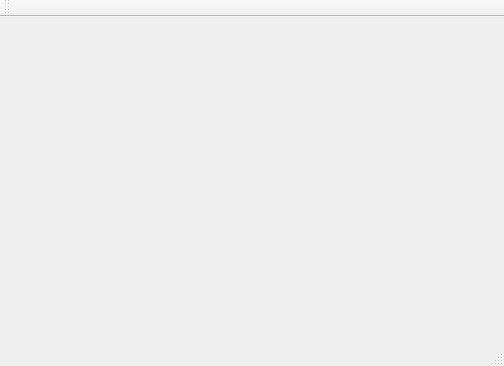
<?xml version="1.0" encoding="UTF-8"?>
<ui version="4.0">
 <class>MainWindow</class>
 <widget class="QMainWindow" name="MainWindow">
  <property name="geometry">
   <rect>
    <x>0</x>
    <y>0</y>
    <width>504</width>
    <height>366</height>
   </rect>
  </property>
  <property name="windowTitle">
   <string>MainWindow</string>
  </property>
  <widget class="QWidget" name="centralWidget">
   <layout class="QVBoxLayout" name="verticalLayout">
    <item>
     <layout class="QGridLayout" name="gridLayout"/>
    </item>
   </layout>
  </widget>
  <widget class="QMenuBar" name="menuBar">
   <property name="geometry">
    <rect>
     <x>0</x>
     <y>0</y>
     <width>504</width>
     <height>20</height>
    </rect>
   </property>
  </widget>
  <widget class="QToolBar" name="mainToolBar">
   <attribute name="toolBarArea">
    <enum>TopToolBarArea</enum>
   </attribute>
   <attribute name="toolBarBreak">
    <bool>false</bool>
   </attribute>
  </widget>
  <widget class="QStatusBar" name="statusBar"/>
 </widget>
 <layoutdefault spacing="6" margin="11"/>
 <resources/>
 <connections/>
</ui>
